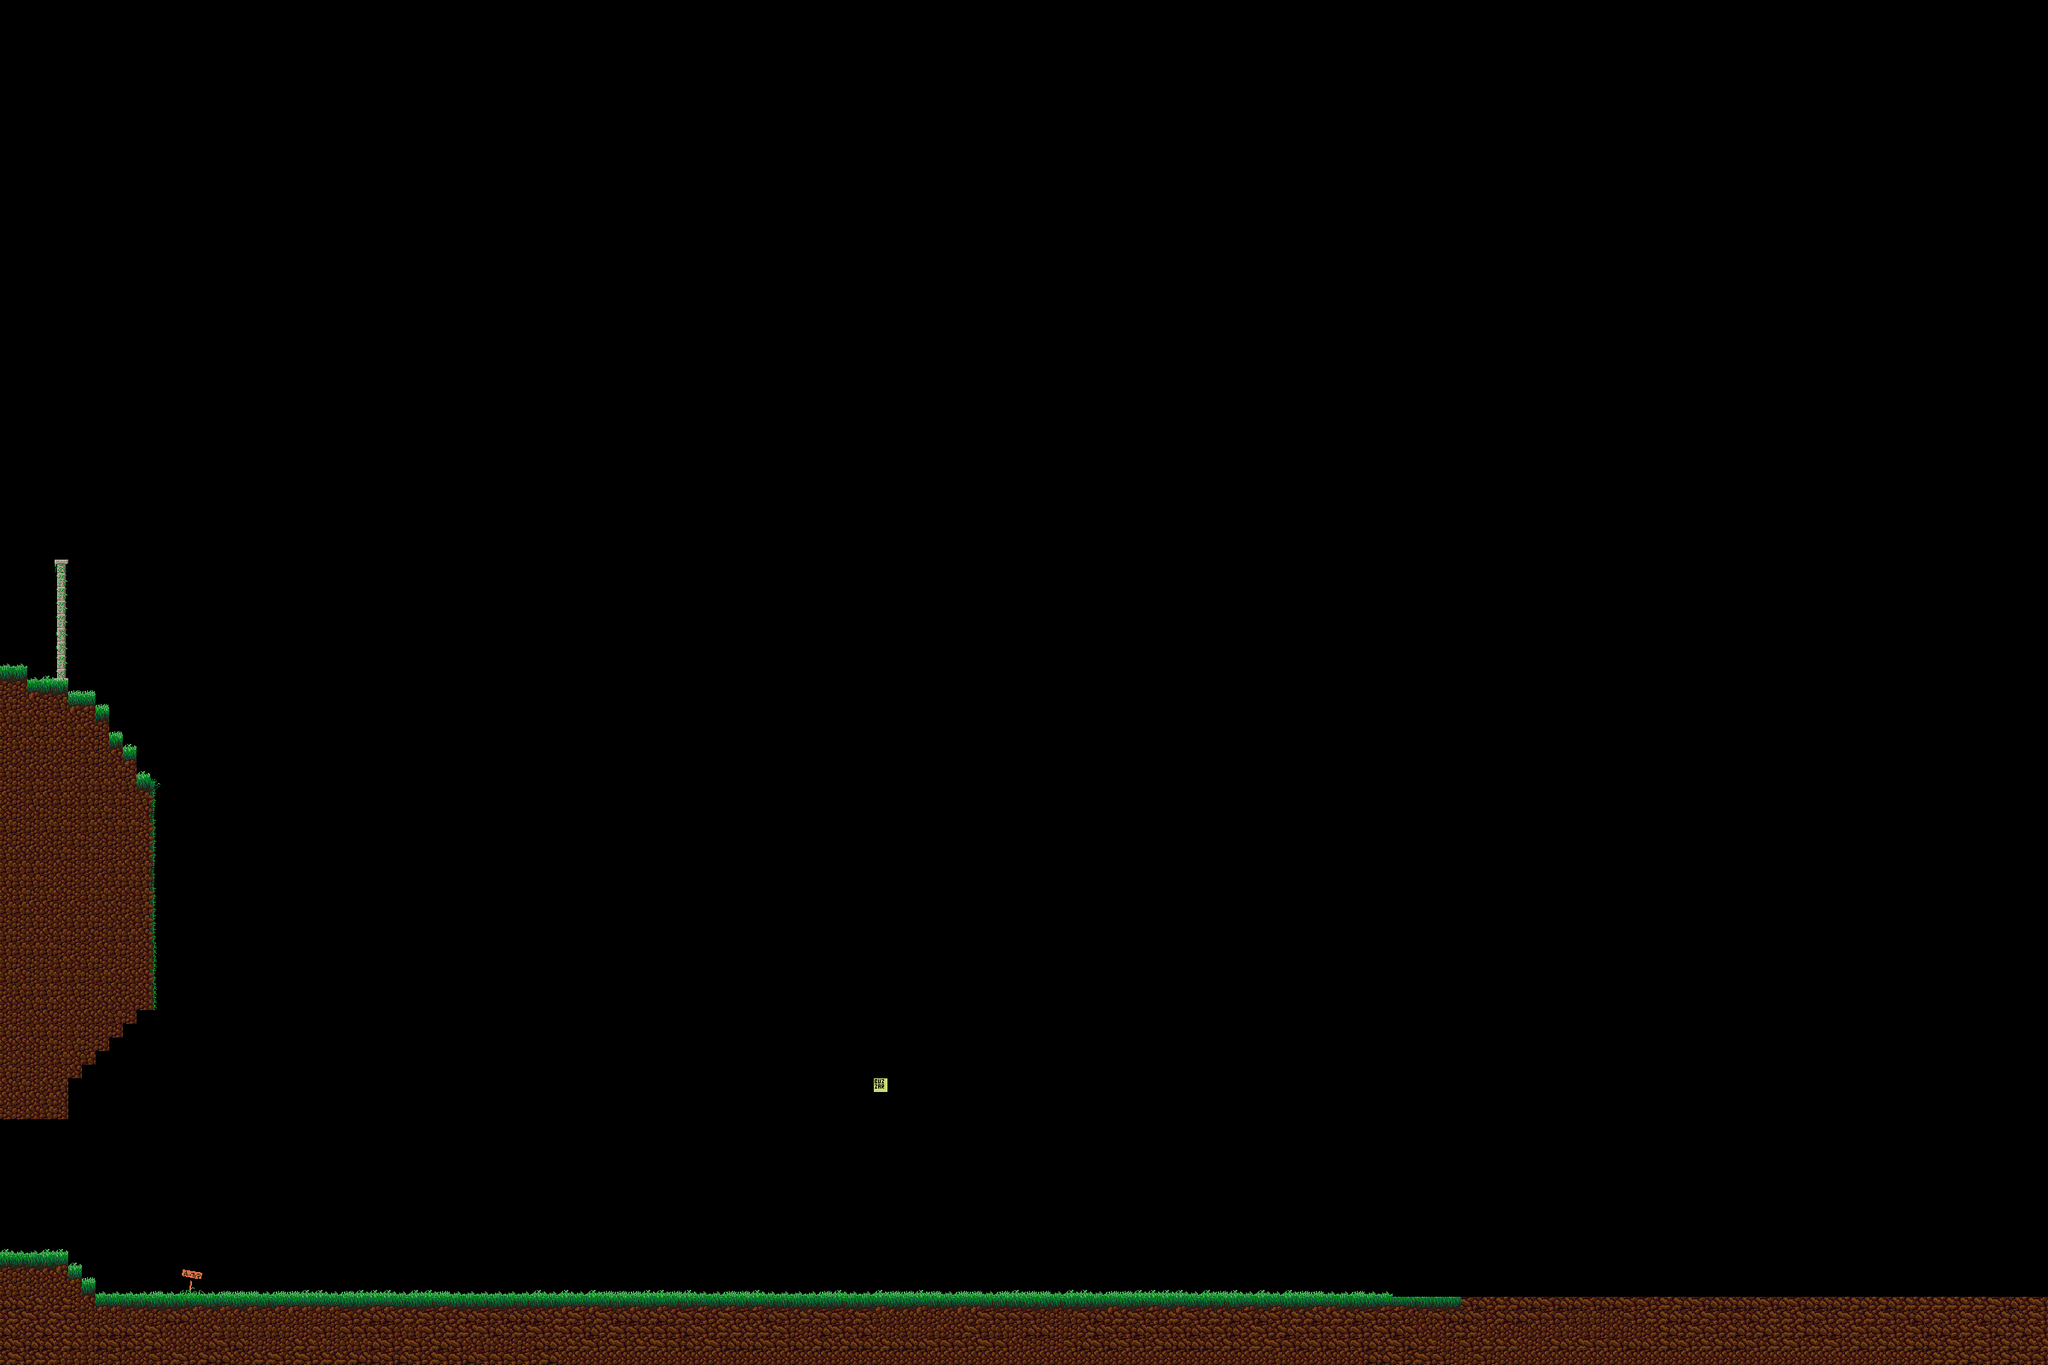

The image is a tile-based game level rendered from a .tmx file. Its description and source (layers, tilesets, objects; grid data summarised) follow:
An orthogonal 150x100 tile map with 16x16 px tiles, 3 tile layers (Background, Midground, Foreground), 3 tilesets.

<map version="1.0" orientation="orthogonal" width="150" height="100" tilewidth="16" tileheight="16">
 <tileset firstgid="1" name="FroglandTiles" tilewidth="16" tileheight="16">
  <image source="Frogland.png" width="320" height="192" />
  <tile id="1">
   <properties>
    <property name="cloud" value="true" />
   </properties>
  </tile>
 </tileset>
 <tileset firstgid="241" name="DoodadTiles" tilewidth="16" tileheight="16">
  <image source="Frogland Doodads.png" width="640" height="320" />
 </tileset>
 <tileset firstgid="1041" name="SpawnKey" tilewidth="16" tileheight="16">
  <image source="../SpawnKey.png" width="320" height="192" />
 </tileset>
 <layer name="Background" width="150" height="100">
  <data>[15000 cells, 0 non-empty, 0 distinct tile ids]</data>
 </layer>
 <layer name="Midground" width="150" height="100">
  <data>[15000 cells, 1070 non-empty, 10 distinct tile ids]</data>
 </layer>
 <layer name="Foreground" width="150" height="100">
  <data>[15000 cells, 144 non-empty, 17 distinct tile ids]</data>
 </layer>
 <objectgroup name="Items" width="150" height="100" />
 <objectgroup name="Enemies" width="150" height="100" />
</map>
